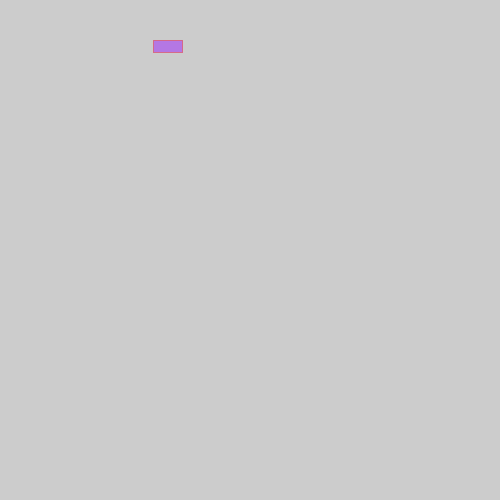
Frame 1 (no input)
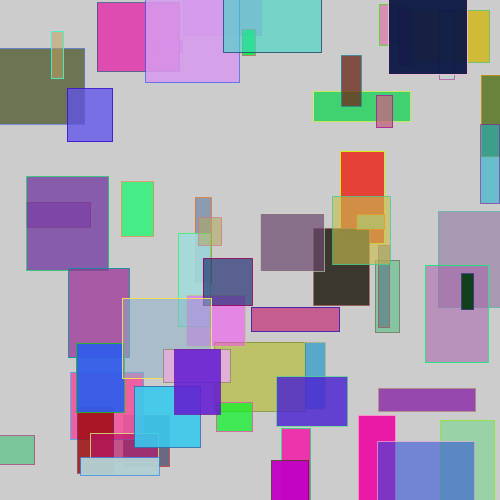
Frame 60 (the mouse pressed at the canvas centre just before this capture)
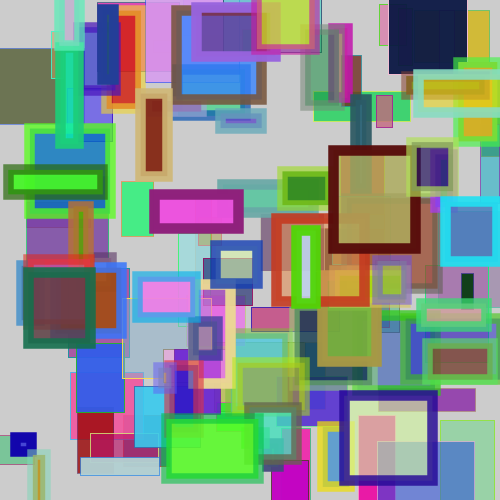
Frame 120 (the mouse held since frame 60 and released just before this capture)

The Processing sketch that drew these frames (run headless with seeded random() and noise(); from frame 60 on, the mouse is pressed at the canvas centre):

// Processing sketch: stateRandomSquares
// ── stateRandomSquares.pde

void setup(){
  size(500,500);
  rectMode(CENTER);
}

void draw(){
  fill(random(255),random(255),random(255), random(128,255));
  stroke(random(255),random(255),random(255),random(128,255));
  strokeWeight( map(mouseX, 0, width, 1, 20 ));
  rect(random(width),random(height),random(10,100),random(10,100));
  //println((int)random(255));
}
